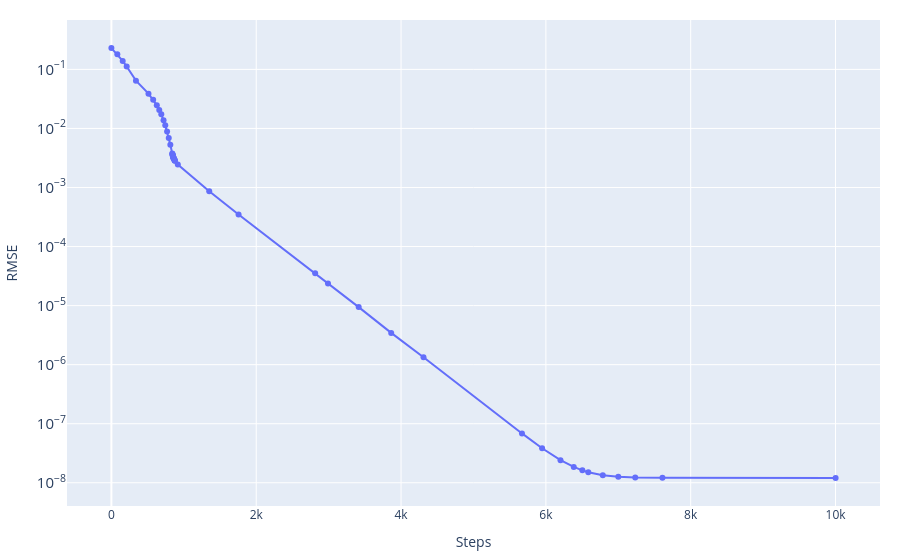
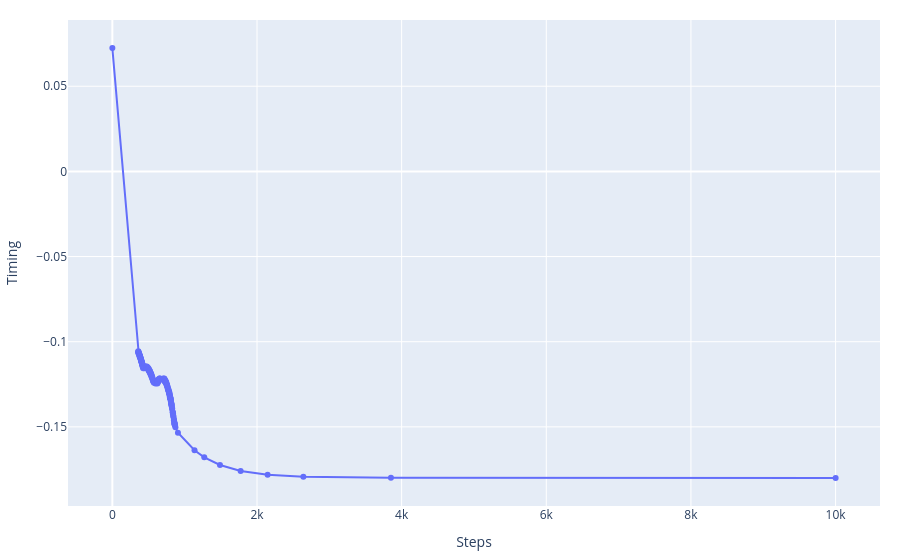

The notebook cell saved with these charts, in order:
### Code cell
event_best_US, history_US, cost_story_US, misfit_fin_US = Uniq_searcher.gradient_descent(
    stations=stations_norm,
    event_test=np.copy(event_ini),
    n_iteration=200_000,
    ranX=1,
    ranY=1,
    ranZ=1,
    rant=0.0005,
    lr_decay=0.05,
    patience=500,
    vp=4000.0)

print('Best fitt with:')
print(f'\t- RMSE = {misfit_fin_US}')
print(f'\t- Event = {event_best_US}')

_ = graphics.history_2d(cost_story_US, 'RMSE', log_y=True)
_ = graphics.history_2d(history_US[:, 3], 'Timing')
_ = graphics.history_3d(history_US[:, :3], stations_norm)

### Figure 1 — Plotly figure (JSON) as saved in the notebook; plotly's stock layout.template omitted (floating-point values rounded to 4 significant figures)
{"data": [{"mode": "lines+markers", "name": "RMSE", "type": "scatter", "x": [0, 82, 156, 211, 339, 512, 577, 627, 661, 689, 720, 744, 769, 792, 814, 840, 843, 845, 847, 849, 851, 853, 856, 858, 860, 861, 872, 873, 875, 876, 917, 1351, 1756, 2814, 2991, 3415, 3864, 4310, 5670, 5948, 6202, 6385, 6504, 6586, 6786, 7000, 7234, 7610, 10001], "y": [0.2297, 0.1796, 0.1389, 0.1116, 0.06446, 0.03879, 0.03071, 0.02472, 0.02061, 0.01732, 0.01381, 0.01127, 0.00886, 0.006885, 0.005295, 0.003757, 0.003706, 0.003554, 0.003533, 0.0034, 0.003387, 0.003259, 0.003258, 0.003133, 0.003144, 0.003078, 0.002933, 0.002868, 0.002883, 0.002827, 0.002458, 0.0008631, 0.0003482, 3.54e-05, 2.361e-05, 9.439e-06, 3.451e-06, 1.332e-06, 6.847e-08, 3.845e-08, 2.417e-08, 1.856e-08, 1.622e-08, 1.51e-08, 1.341e-08, 1.262e-08, 1.227e-08, 1.211e-08, 1.207e-08]}], "layout": {"hovermode": "x unified", "margin": {"b": 20, "l": 20, "r": 20, "t": 20}, "title": {}, "xaxis": {"showgrid": true, "title": {"text": "Steps"}}, "yaxis": {"exponentformat": "power", "showgrid": true, "title": {"text": "RMSE"}, "type": "log"}}}

### Figure 2 — Plotly figure (JSON) as saved in the notebook; plotly's stock layout.template omitted (floating-point values rounded to 4 significant figures; data arrays with more than 128 entries replaced by an {"elided": "..."} marker saying what was removed)
{"data": [{"mode": "lines+markers", "name": "Timing", "type": "scatter", "x": {"elided": "167 int values"}, "y": {"elided": "167 float values"}}], "layout": {"hovermode": "x unified", "margin": {"b": 20, "l": 20, "r": 20, "t": 20}, "title": {}, "xaxis": {"showgrid": true, "title": {"text": "Steps"}}, "yaxis": {"exponentformat": "power", "showgrid": true, "title": {"text": "Timing"}, "type": "linear"}}}
